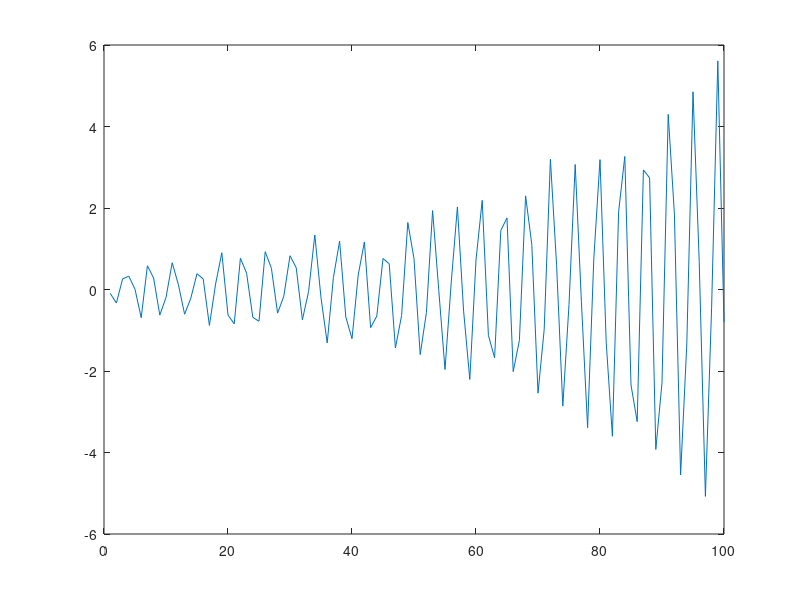

Reproduce this figure in MATLAB. (Note: this script raises an error after producing the figure.)
%% PARAMETRIC ESTIMATION OF A COMBINATION OF COSINE FUNCTIONS
% Signal model: s(x,y) = sum_r^R{ a_r(y) cos(k_r*x + phi_r(y)) }
clc
clear all

% Parameters
R = 1 ; % signal order
nX = 100 ; % signal length along wavenumber dimension
nY = 1 ; % number of points on the "mode"
SNR = 1e1 ; % signal-to-noise ratio

% Wavenumbers, amplitudes & phases
k = .75*pi*rand(R,1).*(1-0.05i*rand(R,1)) ;
A = randn(R,nY) + 1i*randn(R,nY) ;
PHI = pi/2*(2*rand(R,nY)-1) ; pi*rand(R,nY) ;
clf ; axis equal ; plot(exp(1i*k),'o')

% Signal generation; size(S) = [nX nY]
x = (0:nX-1)' ;
S = sum(permute(A,[3 2 1]).*cos(permute(k,[3 2 1]).*x+permute(PHI,[3 2 1])),3) ; % pure signal
B = randn(nX,nY) + 1i*randn(nX,nY) ; % noise
S = S + B*norm(S(:))/norm(B(:))/SNR ;
clf ; plot(real(S)) ; plot(imag(S)) ;

% Compute the MUSIC spectrum
NFFT = 10*nX ;
Ms = hrwa.music(S,2*R,NFFT) ;

% Apply ESPRIT
[ke,Ae,PHIe] = hrwa.esprit(S,R) ;

% Estimation errors
% Sort estimations
errMatK = abs(ke(:)-k(:).') ;
[~,cloK] = min(errMatK,[],1) ; % find the closest estimation
ke = ke(cloK) ;
Ae = Ae(cloK,:) ;
PHIe = PHIe(cloK,:) ;
% errors
errK = norm(ke-k) 
errA = norm(Ae-A)
errPHI = norm(PHIe-PHI)

% Display
clf ; 
plot((0:NFFT-1)/NFFT*2*pi,log10(Ms))
plot(real(k(:))'.*[1;1],get(gca,'ylim')'.*ones(1,R),'-','linewidth',.1)

